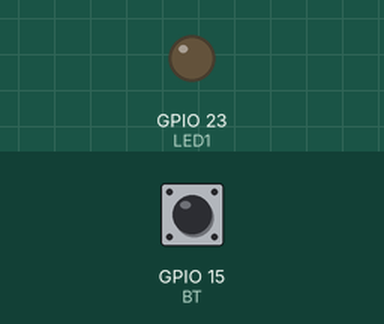
This sketch was run on a simulated ESP32. On the bench: output pins drawn as LEDs (lit = HIGH). The inputs (shaded band) are chosen by the test bench; at power-on: GPIO 15 (BT) HIGH. What the sketch prints to the serial monitor is not drawn.

Above: at 1.2 s.
1.3 s: GPIO 15 (BT) pulsed LOW 2 times (0.12 s each, 0.3 s apart)
At 4.4 s:
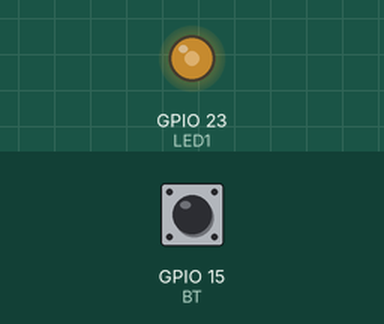
4.9 s: GPIO 15 (BT) driven LOW
7.9 s: GPIO 15 (BT) pulsed HIGH 5 times (0.12 s each, 0.3 s apart)
Timing chart, 0 to 16.9 s (numbered marks = the images above; inputs shaded):
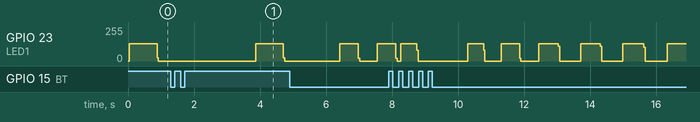

The sketch:

Buzzer.ino
```cpp
#define LED1 23
#define BT 15
hw_timer_t *My_timer = NULL;

int D = 500000/1175;
int A = 500000/1760;
int B = 500000/1976;
int G = 500000/1568;
int F = 500000/1480;
int E = 500000/1319;
int Note[] = {D,D,A,A,B,B,A,G,G,F,F,E,E,D,A,A,G,G,F,F,E,A,A,G,G,F,F,E,D,D,A,A,B,B,A,G,G,F,F,E,E,D};
int j=0;

float lv[]={7,6,4,2,0.5};
bool doingWork = false;

void IRAM_ATTR button(){
  j++;
  if(j==5) j=0;
}
void IRAM_ATTR onTimer(){
  digitalWrite(LED1, !digitalRead(LED1));
}


void setup() {
  Serial.begin(115200);
  Serial.println("Starting");
  pinMode(LED1, OUTPUT);
  pinMode(BT, INPUT);
  My_timer = timerBegin(0, 80, true);  // use tiemr 0 and set prescale to 80 so 1 tick is 1 uSec
  attachInterrupt(BT,button,FALLING);
  timerAttachInterrupt(My_timer, &onTimer, true); // point to the ISR
  timerAlarmEnable(My_timer);  // enable the alarm
}

void loop() {
  for(int i=0;i<42;i++){
     timerAlarmWrite(My_timer, Note[i], true);
     timerAlarmEnable(My_timer);
     delay(2*Note[i]);
     timerAlarmDisable(My_timer);
     delay(lv[j]*Note[i]);
     Serial.println("Lv"+(j+1));
  }
}
  
```
